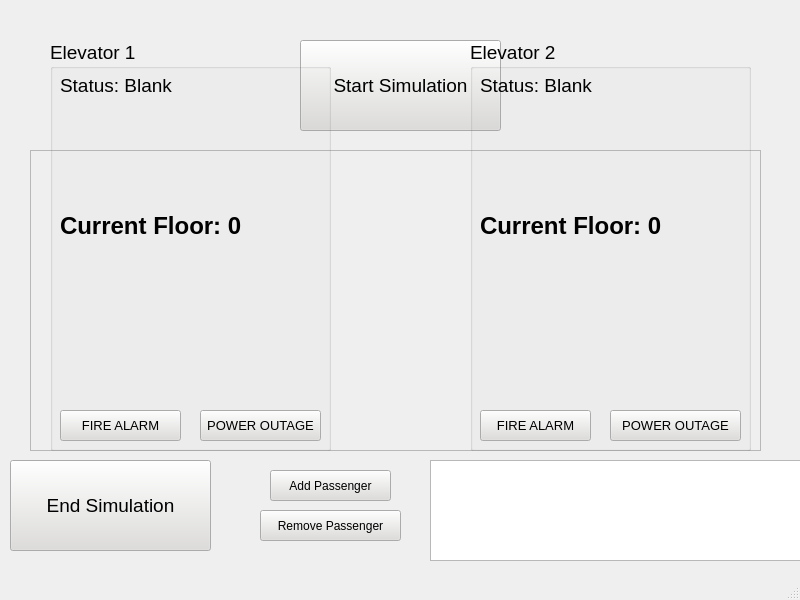
<?xml version="1.0" encoding="UTF-8"?>
<ui version="4.0">
 <class>MainWindow</class>
 <widget class="QMainWindow" name="MainWindow">
  <property name="geometry">
   <rect>
    <x>0</x>
    <y>0</y>
    <width>800</width>
    <height>600</height>
   </rect>
  </property>
  <property name="palette">
   <palette>
    <active>
     <colorrole role="Button">
      <brush brushstyle="SolidPattern">
       <color alpha="255">
        <red>222</red>
        <green>221</green>
        <blue>218</blue>
       </color>
      </brush>
     </colorrole>
    </active>
    <inactive>
     <colorrole role="Button">
      <brush brushstyle="SolidPattern">
       <color alpha="255">
        <red>222</red>
        <green>221</green>
        <blue>218</blue>
       </color>
      </brush>
     </colorrole>
    </inactive>
    <disabled>
     <colorrole role="Button">
      <brush brushstyle="SolidPattern">
       <color alpha="255">
        <red>222</red>
        <green>221</green>
        <blue>218</blue>
       </color>
      </brush>
     </colorrole>
    </disabled>
   </palette>
  </property>
  <property name="windowTitle">
   <string>MainWindow</string>
  </property>
  <widget class="QWidget" name="centralwidget">
   <widget class="QScrollArea" name="passengerScroll">
    <property name="geometry">
     <rect>
      <x>30</x>
      <y>150</y>
      <width>731</width>
      <height>301</height>
     </rect>
    </property>
    <property name="widgetResizable">
     <bool>true</bool>
    </property>
    <widget class="QWidget" name="scrollAreaWidgetContents">
     <property name="geometry">
      <rect>
       <x>0</x>
       <y>0</y>
       <width>729</width>
       <height>299</height>
      </rect>
     </property>
     <layout class="QVBoxLayout" name="verticalLayout">
      <item>
       <widget class="QWidget" name="passengerWidget" native="true">
        <property name="font">
         <font>
          <pointsize>12</pointsize>
         </font>
        </property>
       </widget>
      </item>
     </layout>
    </widget>
   </widget>
   <widget class="QPushButton" name="addPassenger">
    <property name="geometry">
     <rect>
      <x>270</x>
      <y>470</y>
      <width>121</width>
      <height>31</height>
     </rect>
    </property>
    <property name="text">
     <string>Add Passenger</string>
    </property>
   </widget>
   <widget class="QPushButton" name="start">
    <property name="geometry">
     <rect>
      <x>300</x>
      <y>40</y>
      <width>201</width>
      <height>91</height>
     </rect>
    </property>
    <property name="palette">
     <palette>
      <active>
       <colorrole role="Text">
        <brush brushstyle="SolidPattern">
         <color alpha="255">
          <red>237</red>
          <green>51</green>
          <blue>59</blue>
         </color>
        </brush>
       </colorrole>
       <colorrole role="PlaceholderText">
        <brush brushstyle="SolidPattern">
         <color alpha="128">
          <red>237</red>
          <green>51</green>
          <blue>59</blue>
         </color>
        </brush>
       </colorrole>
      </active>
      <inactive>
       <colorrole role="Text">
        <brush brushstyle="SolidPattern">
         <color alpha="255">
          <red>237</red>
          <green>51</green>
          <blue>59</blue>
         </color>
        </brush>
       </colorrole>
       <colorrole role="PlaceholderText">
        <brush brushstyle="SolidPattern">
         <color alpha="128">
          <red>237</red>
          <green>51</green>
          <blue>59</blue>
         </color>
        </brush>
       </colorrole>
      </inactive>
      <disabled>
       <colorrole role="Text">
        <brush brushstyle="SolidPattern">
         <color alpha="255">
          <red>190</red>
          <green>190</green>
          <blue>190</blue>
         </color>
        </brush>
       </colorrole>
       <colorrole role="PlaceholderText">
        <brush brushstyle="SolidPattern">
         <color alpha="128">
          <red>0</red>
          <green>0</green>
          <blue>0</blue>
         </color>
        </brush>
       </colorrole>
      </disabled>
     </palette>
    </property>
    <property name="font">
     <font>
      <pointsize>14</pointsize>
     </font>
    </property>
    <property name="cursor">
     <cursorShape>PointingHandCursor</cursorShape>
    </property>
    <property name="text">
     <string>Start Simulation</string>
    </property>
   </widget>
   <widget class="QGroupBox" name="elevator1">
    <property name="geometry">
     <rect>
      <x>50</x>
      <y>40</y>
      <width>281</width>
      <height>411</height>
     </rect>
    </property>
    <property name="font">
     <font>
      <pointsize>14</pointsize>
     </font>
    </property>
    <property name="title">
     <string>Elevator 1</string>
    </property>
    <widget class="QLabel" name="floorLabel1">
     <property name="geometry">
      <rect>
       <x>10</x>
       <y>140</y>
       <width>251</width>
       <height>91</height>
      </rect>
     </property>
     <property name="font">
      <font>
       <pointsize>18</pointsize>
       <weight>75</weight>
       <bold>true</bold>
      </font>
     </property>
     <property name="text">
      <string>Current Floor: 0</string>
     </property>
    </widget>
    <widget class="QPushButton" name="fireButton1">
     <property name="geometry">
      <rect>
       <x>10</x>
       <y>370</y>
       <width>121</width>
       <height>31</height>
      </rect>
     </property>
     <property name="font">
      <font>
       <pointsize>10</pointsize>
      </font>
     </property>
     <property name="text">
      <string>FIRE ALARM</string>
     </property>
    </widget>
    <widget class="QLabel" name="statusLabel1">
     <property name="geometry">
      <rect>
       <x>10</x>
       <y>30</y>
       <width>241</width>
       <height>31</height>
      </rect>
     </property>
     <property name="text">
      <string>Status: Blank</string>
     </property>
    </widget>
    <widget class="QPushButton" name="powerButton1">
     <property name="geometry">
      <rect>
       <x>150</x>
       <y>370</y>
       <width>121</width>
       <height>31</height>
      </rect>
     </property>
     <property name="font">
      <font>
       <pointsize>10</pointsize>
      </font>
     </property>
     <property name="text">
      <string>POWER OUTAGE</string>
     </property>
    </widget>
   </widget>
   <widget class="QGroupBox" name="elevator2">
    <property name="geometry">
     <rect>
      <x>470</x>
      <y>40</y>
      <width>281</width>
      <height>411</height>
     </rect>
    </property>
    <property name="font">
     <font>
      <pointsize>14</pointsize>
      <weight>50</weight>
      <italic>false</italic>
      <bold>false</bold>
      <underline>false</underline>
     </font>
    </property>
    <property name="title">
     <string>Elevator 2</string>
    </property>
    <widget class="QLabel" name="floorLabel2">
     <property name="geometry">
      <rect>
       <x>10</x>
       <y>150</y>
       <width>251</width>
       <height>71</height>
      </rect>
     </property>
     <property name="font">
      <font>
       <pointsize>18</pointsize>
       <weight>75</weight>
       <italic>false</italic>
       <bold>true</bold>
       <underline>false</underline>
      </font>
     </property>
     <property name="text">
      <string>Current Floor: 0</string>
     </property>
    </widget>
    <widget class="QPushButton" name="fireButton2">
     <property name="geometry">
      <rect>
       <x>10</x>
       <y>370</y>
       <width>111</width>
       <height>31</height>
      </rect>
     </property>
     <property name="font">
      <font>
       <pointsize>10</pointsize>
       <weight>50</weight>
       <italic>false</italic>
       <bold>false</bold>
       <underline>false</underline>
      </font>
     </property>
     <property name="text">
      <string>FIRE ALARM</string>
     </property>
    </widget>
    <widget class="QLabel" name="statusLabel2">
     <property name="geometry">
      <rect>
       <x>10</x>
       <y>30</y>
       <width>261</width>
       <height>31</height>
      </rect>
     </property>
     <property name="text">
      <string>Status: Blank</string>
     </property>
    </widget>
    <widget class="QPushButton" name="powerButton2">
     <property name="geometry">
      <rect>
       <x>140</x>
       <y>370</y>
       <width>131</width>
       <height>31</height>
      </rect>
     </property>
     <property name="font">
      <font>
       <pointsize>10</pointsize>
       <weight>50</weight>
       <italic>false</italic>
       <bold>false</bold>
       <underline>false</underline>
      </font>
     </property>
     <property name="text">
      <string>POWER OUTAGE</string>
     </property>
    </widget>
   </widget>
   <widget class="QPushButton" name="endSimulation">
    <property name="geometry">
     <rect>
      <x>10</x>
      <y>460</y>
      <width>201</width>
      <height>91</height>
     </rect>
    </property>
    <property name="font">
     <font>
      <pointsize>14</pointsize>
     </font>
    </property>
    <property name="text">
     <string>End Simulation</string>
    </property>
   </widget>
   <widget class="QPushButton" name="removePassenger">
    <property name="geometry">
     <rect>
      <x>260</x>
      <y>510</y>
      <width>141</width>
      <height>31</height>
     </rect>
    </property>
    <property name="text">
     <string>Remove Passenger</string>
    </property>
   </widget>
   <widget class="QTextEdit" name="logWindow">
    <property name="geometry">
     <rect>
      <x>430</x>
      <y>460</y>
      <width>371</width>
      <height>101</height>
     </rect>
    </property>
   </widget>
  </widget>
  <widget class="QMenuBar" name="menubar">
   <property name="geometry">
    <rect>
     <x>0</x>
     <y>0</y>
     <width>800</width>
     <height>22</height>
    </rect>
   </property>
  </widget>
  <widget class="QStatusBar" name="statusbar"/>
 </widget>
 <resources/>
 <connections/>
</ui>
